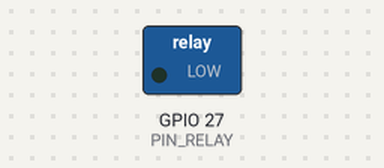
A sketch run on a simulated ESP32. Parts: switched loads named in the sketch (green lamp = pin HIGH). What the sketch prints to the serial monitor is not drawn.

Above: at 0.7 s.
At 5.2 s:
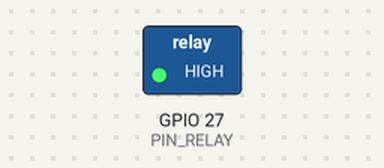
Timing chart, 0 to 6.9 s (numbered marks = the images above):
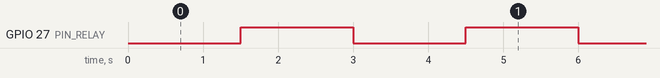

The sketch:

relay_contact.ino
```cpp
const int PIN_RELAY = 27;
const bool ACTIVE_LOW = true;               // ① 에서 확인한 값

void relay_set(bool on) {
    digitalWrite(PIN_RELAY, ACTIVE_LOW ? !on : on);
}

void setup() {
    Serial.begin(115200);
    pinMode(PIN_RELAY, OUTPUT);
    relay_set(false);
}

void loop() {
    relay_set(true);
    Serial.println("코일 ON  → COM–NO 연결 → 빨강");
    delay(1500);
    relay_set(false);
    Serial.println("코일 OFF → COM–NC 연결 → 초록");
    delay(1500);
}
```

Measured:
- by itself, GPIO 27 (PIN_RELAY): alternates HIGH for 1.5 s and LOW for 1.5 s
